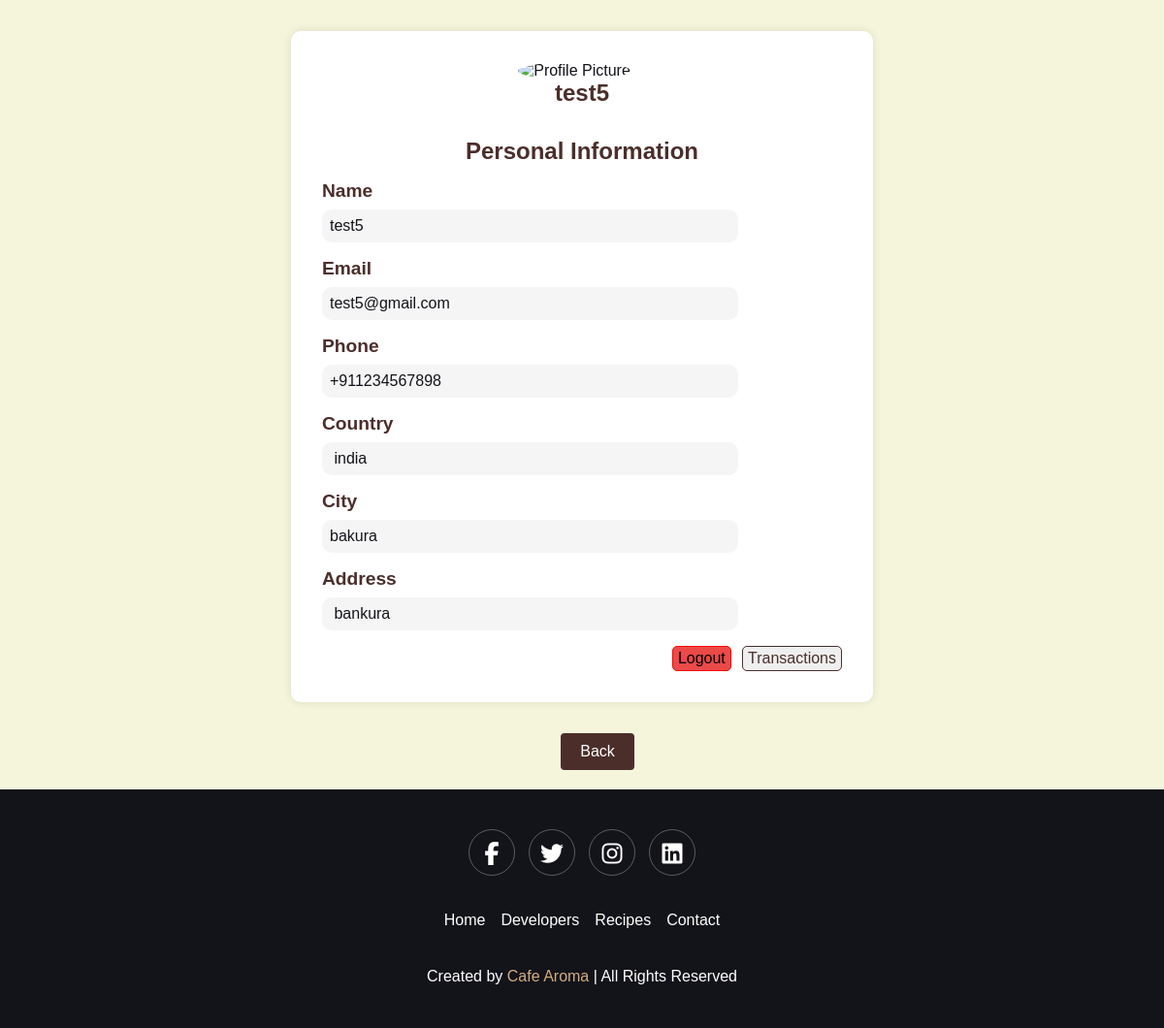
/cafearoma/profile/ (signed in), run on the app's committed database.
### authentication/models.py (models this page shows, shortened)
class Customer(models.Model):
    user = models.OneToOneField(User, null=True, blank=True, on_delete=models.CASCADE, related_name='customer')
    full_name = models.CharField(max_length=255)
    email = models.EmailField(unique=True)
    phone_number = models.CharField(max_length=20)
    address = models.CharField(max_length=255)
    city = models.CharField(max_length=100)
    country = models.CharField(max_length=100)
    password = models.CharField(max_length=255)

### main/views.py (the view)
# urls.py: path('profile/', views.profile, name='profile'),
def profile(request):
    user_id = request.session.get('user_id')
    if 'user_id' not in request.session:
        return redirect('login')
    try:
        customer = Customer.objects.get(id=user_id)
    except Customer.DoesNotExist:
        return redirect('login')
    return render(request, 'html/profile.html', {'customer': customer})

### main/templates/html/profile.html (shortened to what this page needs)
{% load static %}
<!DOCTYPE html>
<html lang="en">
<head>
    <link rel="stylesheet" href="https://cdnjs.cloudflare.com/ajax/libs/font-awesome/6.5.2/css/all.min.css"
 />
    <link rel="stylesheet" href="{% static 'css/profile.css' %}">
</head>
<body>
    <div class="outer">
        <section class="profile" id="profile">
            <div class="part1" style="display: flex; flex-direction: column;">
                <div class="pfp-image">
                    <img src="https://www.w3schools.com/howto/img_avatar.png" alt="Profile Picture" />
                </div>
                <div class="name">
                    <h2>{{ customer.full_name }}</h2>
                </div>
            </div>
            <div class="info">
                <h2>Personal Information</h2>
                <div class="edit-info">
                    <div class="field">
                        <h3>Name</h3>
                        <input type="text" id="name" value="{{ customer.full_name }}" readonly>
                    </div>
                    <div class="field">
                        <h3>Email</h3>
                        <input type="text" id="email" value="{{ customer.email }}" readonly>
                    </div>
                    <div class="field">
                        <h3>Phone</h3>
                        <input type="text" id="phone" value="+91{{ customer.phone_number }}" readonly>
                    </div>
                    <div class="field">
                        <h3>Country</h3>
                        <input type="text" id="country" value=" {{ customer.country }}" readonly>
                    </div>
                    <div class="field">
                        <h3>City</h3>
                        <input type="text" id="city" value="{{ customer.city }}" readonly>
                    </div>
                    <div class="field">
                        <h3>Address</h3>
                        <input type="text" id="city" value=" {{ customer.address }}" readonly>
                    </div>
                    <div class="buttons">
                        <a href="{% url 'logout' %}"><button  class="logout-btn">Logout</button></a>
                        <a href="{% url 'user_transactions' %}"><button>Transactions</button></a>
                    </div>
                </div>
            </div>
        </section>
        <div class="back-link">
            <a class="backNav" href="{%url 'index'%}">Back</a>
        </div>
        <div class="footer">
            <div class="share">
                <a href="#" class="fab fa-facebook-f"></a>
                <a href="#" class="fab fa-twitter"></a>
                <a href="#" class="fab fa-instagram"></a>
                <a href="#" class="fab fa-linkedin"></a>
            </div>
            <div class="links">
                <a href="{% url 'index' %}">Home</a>
                <a href="{% url 'devpage' %}">Developers</a>
                <a href="{% url 'recipe' %}">Recipes</a>
                <a href="{% url 'contact' %}">Contact</a>
              </div>
            <div class="credit">
                Created by <span>Cafe Aroma</span> | All Rights Reserved
            </div>
        </div>
    </div>
</body>
</html>

### main/static/css/profile.css (style rules this page uses)
:root { --main-color: #d3ad7f; --black: #13131a; --bg: #F5F5DC; --navbg: #4B2E2A; --text-color: #fff; --border: .1rem solid rgba(255, 255, 255, .3); }
* { margin: 0; padding: 0; box-sizing: border-box; font-family: Arial, sans-serif; }
body { background-color: var(--bg); }
.outer { color: var(--black); margin: 0; display: flex; flex-direction: column; align-items: center; justify-content: center; }
.back-link { display: flex; align-items: center; justify-content: center; }
.backNav { margin-left: 2rem; display: inline-block; padding: 10px 20px; background-color: #4B2E2A; color: #fff; text-decoration: none; border-radius: 4px; text-align: center; margin-bottom: 20px; }
.profile { background: #fff; padding: 2rem; border-radius: 10px; box-shadow: 0 0 10px rgba(0, 0, 0, 0.1); width: 90%; max-width: 600px; margin: 2rem 0; }
.profile .part1 { display: flex; align-items: center; justify-content: center; margin-bottom: 2rem; text-align: center; }
.profile .pfp-image img { height: 100px; width: 100px; border-radius: 50%; margin-right: 1rem; }
.profile .name h2 { font-size: 1.5rem; color: var(--navbg); }
.profile .info { margin-top: 2rem; }
.profile .info h2 { text-align: center; margin-bottom: 1rem; color: var(--navbg); }
.profile .edit-info { display: flex; flex-direction: column; gap: 1rem; }
.profile .edit-info .field h3 { font-size: 1.2rem; color: var(--navbg); margin-bottom: 0.5rem; }
.profile .edit-info .field input { width: 80%; font-size: 1rem; padding: 0.5rem; border: none; border-radius: 10px; background-color: whitesmoke; color: var(--black); cursor: default; outline: none; }
.profile .edit-info .buttons { display: flex; justify-content: end; gap: 0.7rem; }
.profile .edit-info .buttons button { padding-left: 5px; padding-right: 5px; padding-top: 3px; padding-bottom: 3px; border-radius: 5px; border: 0.5px solid var(--navbg); color: var(--navbg); font-size: 1rem; cursor: pointer; }
.profile .edit-info .buttons .logout-btn { padding-left: 5px; padding-right: 5px; padding-top: 3px; padding-bottom: 3px; border-radius: 5px; border: 0.5px solid red; color: black; font-size: 1rem; background-color: rgb(236, 73, 73); font-weight: 540; }
.footer { background: var(--black); text-align: center; padding: 20px; width: 100%; }
.footer .share { padding: 1rem 0; }
.footer .share a { height: 3rem; width: 3rem; line-height: 3rem; font-size: 1.5rem; color: #fff; border: var(--border); margin: 0.3rem; border-radius: 50%; display: inline-block; text-decoration: none; }
.footer .links { display: flex; justify-content: center; flex-wrap: wrap; padding: 1rem 0; gap: 1rem; }
.footer .links a { color: #fff; font-size: 1rem; text-decoration: none; }
.footer .credit { font-size: 1rem; color: #fff; padding: 1.5rem 0; }
.footer .credit span { color: var(--main-color); }

### data on the page
Customer: full_name "test5", email "test5@gmail.com", phone_number "+911234567898", country "india", city "bakura", address "bankura"
